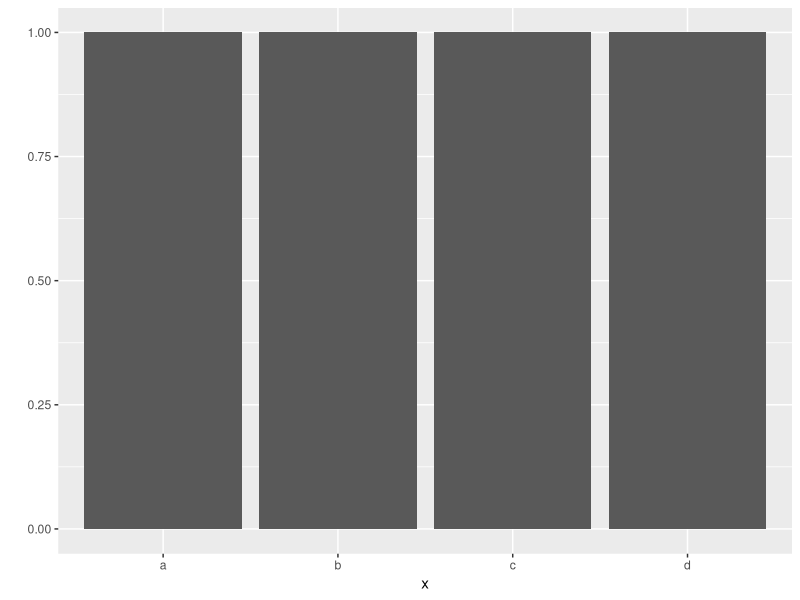
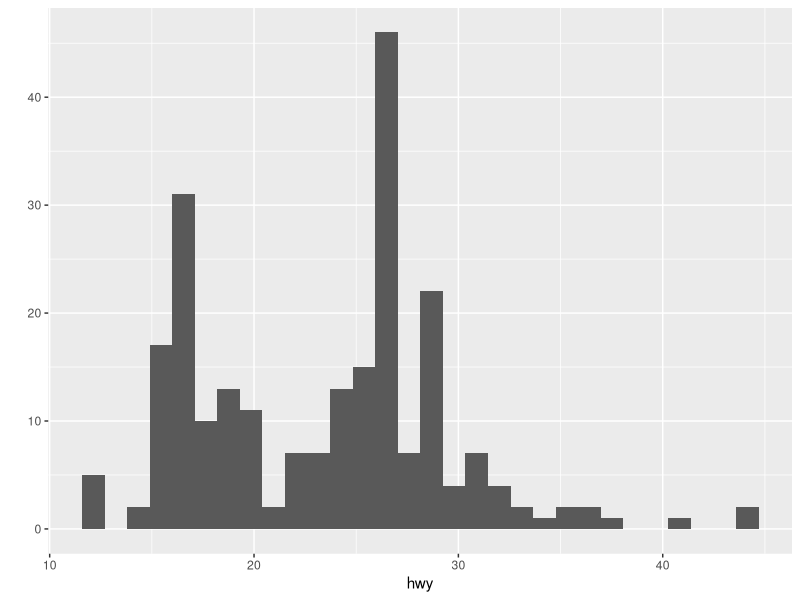
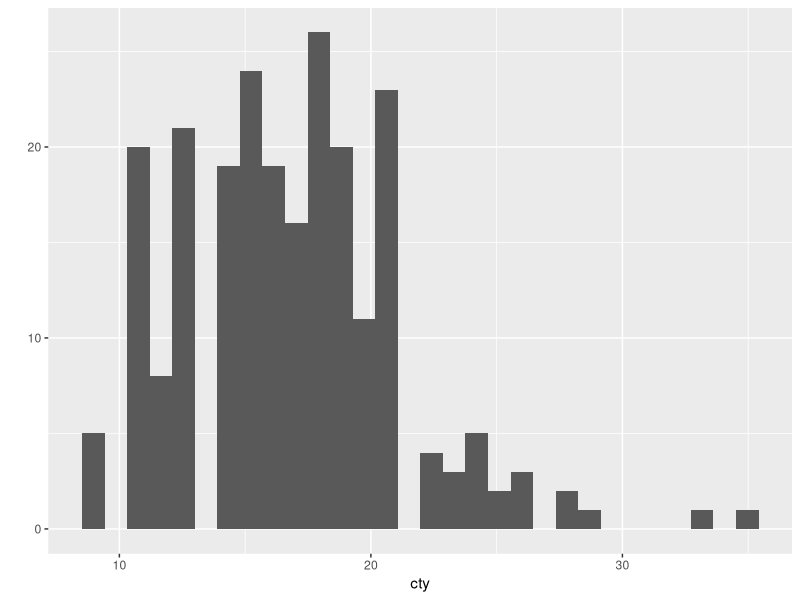
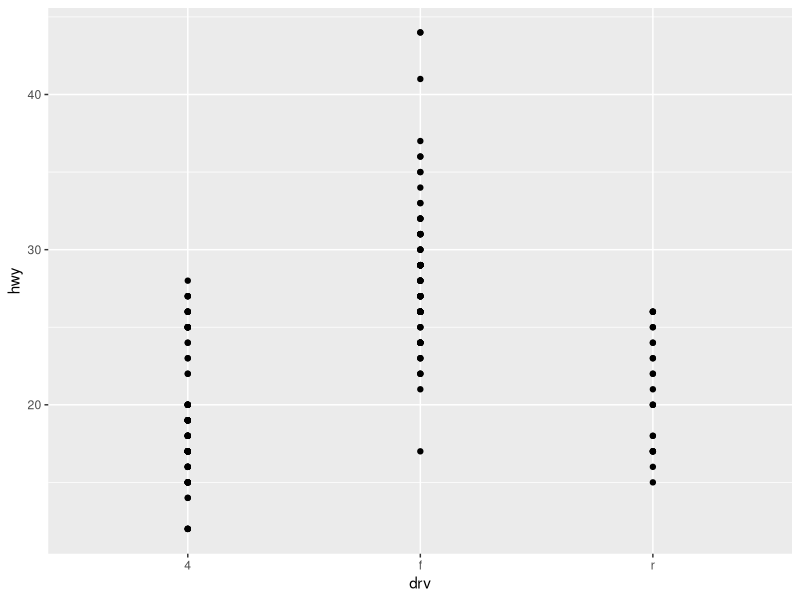
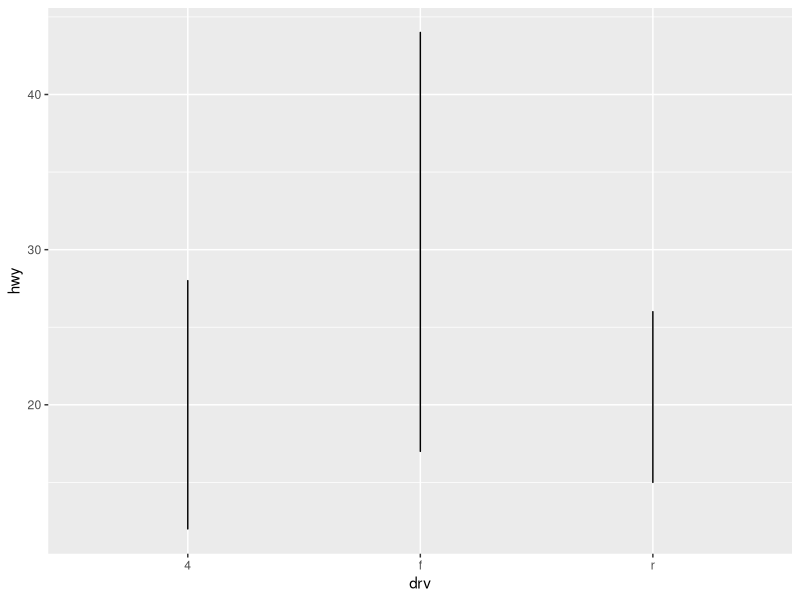
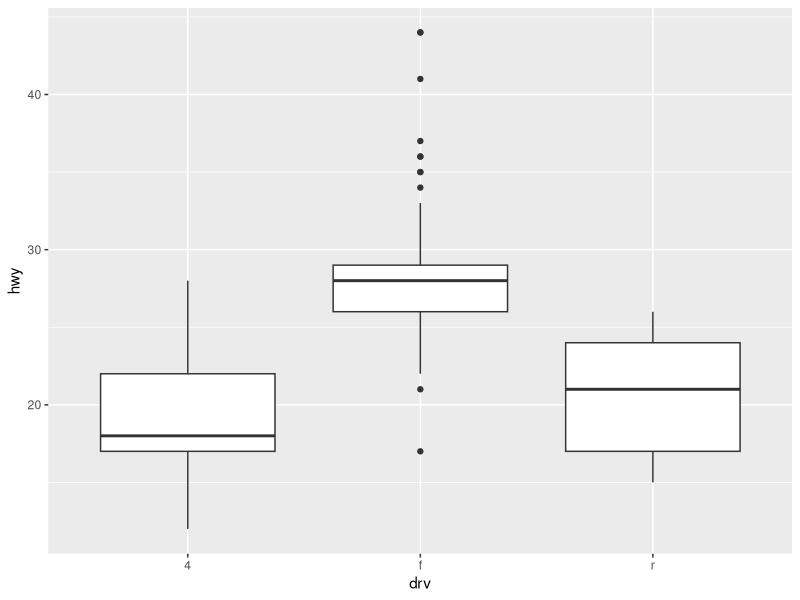
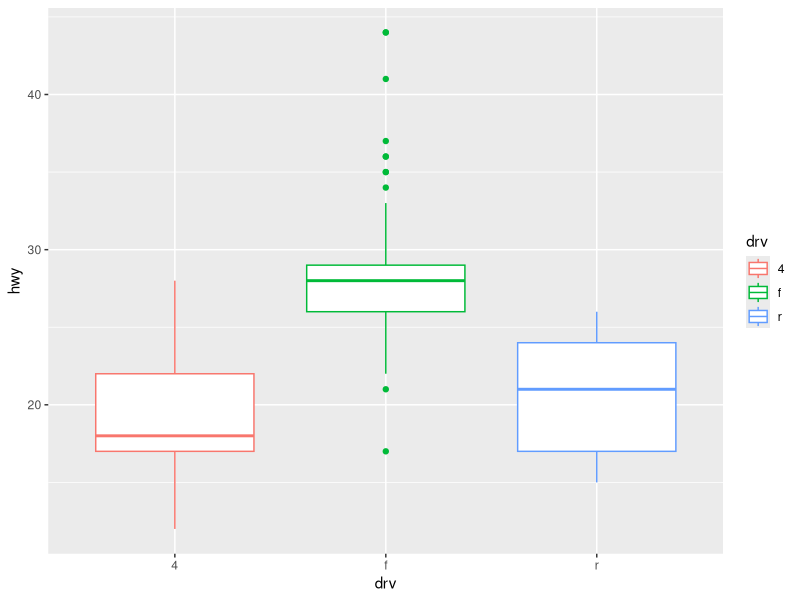

Here is the R script that generated these plots, in order:
library(ggplot2)
# 여러 문자로 구성된 변수 생성
x <- c("a", "b", "c", "d")
x

# 빈도 막대 그대로 출력
qplot(x)

# data에 mpg, x축에 hwy 변수 지정해 그래프 생성
# hwy : 자동차가 고속도로에서 1갤런에 몇 마일을 가는지 나타낸 변수
qplot(data = mpg, x = hwy)

# x축 cty
qplot(data = mpg, x = cty)

# x축 drv, y축 hwy
qplot(data = mpg, x = drv, y = hwy)

# x축 drv, y축 hwy, 선 그래프 형태
qplot(data = mpg, x = drv, y = hwy, geom = "line")

# x축 drv, y축 hwy, 상자 그림 형태
qplot(data = mpg, x = drv, y = hwy, geom="boxplot")

# x축 drv, y축 hwy, 상자 그림 형태, drv별 색 표현
qplot(data = mpg, x = drv, y = hwy, geom="boxplot", color = drv)

# qplot 메뉴얼 확인
?qplot

# ------------------------------------------------------------------------------------

# Q1. 시험점수 변수 만들고 출력하기
# 다섯 명의 학생이 시험을 봤습니다. 학생들의 시험 점수를 담고 있는 변수를 만들어 출력해 보세요. 각 학생의 시험 점수는 아래와 같습니다.
# 80, 60, 70, 50, 90

# 학생들 이름 선언

stu_names <- c("A", "B", "C", "D", "E")
stu_scores <- c(80, 60, 70, 50, 90)

stu_scores

mean(stu_scores)

total_mean <- mean(stu_scores)
total_mean
